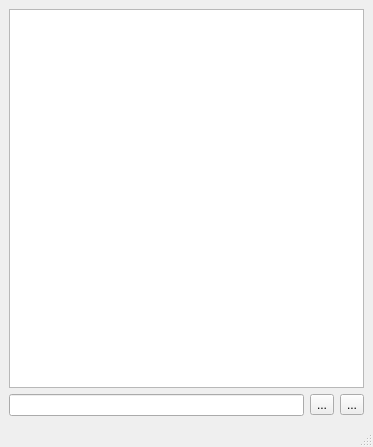
<?xml version="1.0" encoding="UTF-8"?>
<ui version="4.0">
 <class>DialogWindow</class>
 <widget class="QMainWindow" name="DialogWindow">
  <property name="geometry">
   <rect>
    <x>0</x>
    <y>0</y>
    <width>373</width>
    <height>447</height>
   </rect>
  </property>
  <property name="windowTitle">
   <string>MainWindow</string>
  </property>
  <widget class="QWidget" name="centralwidget">
   <layout class="QVBoxLayout" name="verticalLayout">
    <item>
     <widget class="QListView" name="listView"/>
    </item>
    <item>
     <layout class="QHBoxLayout" name="horizontalLayout">
      <item>
       <widget class="QLineEdit" name="lineEdit"/>
      </item>
      <item>
       <widget class="QToolButton" name="toolButton_2">
        <property name="text">
         <string>...</string>
        </property>
       </widget>
      </item>
      <item>
       <widget class="QToolButton" name="toolButton">
        <property name="text">
         <string>...</string>
        </property>
       </widget>
      </item>
     </layout>
    </item>
   </layout>
  </widget>
  <widget class="QMenuBar" name="menubar">
   <property name="geometry">
    <rect>
     <x>0</x>
     <y>0</y>
     <width>373</width>
     <height>20</height>
    </rect>
   </property>
  </widget>
  <widget class="QStatusBar" name="statusbar"/>
 </widget>
 <resources/>
 <connections/>
</ui>
